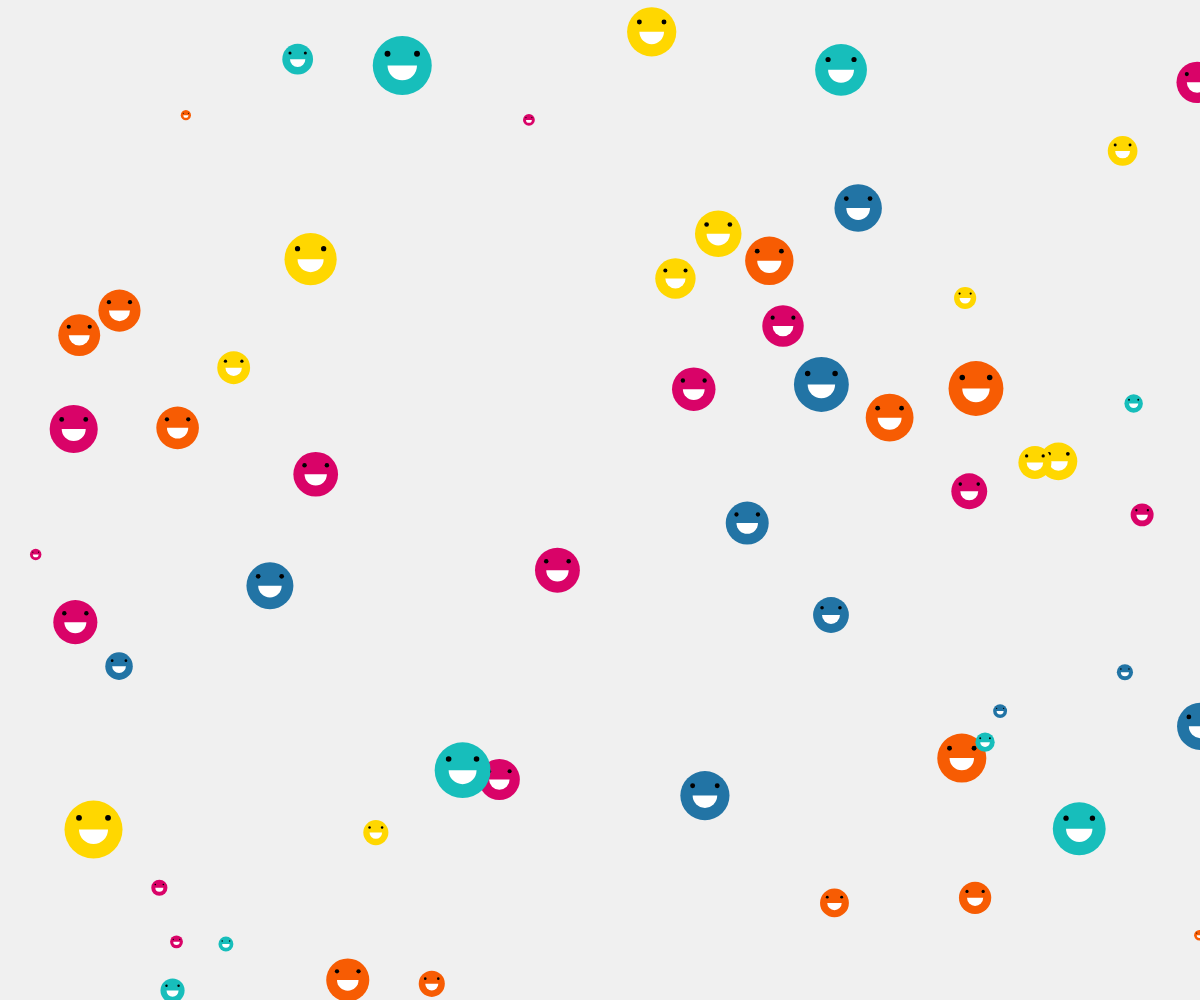
Frame 1 (no input)
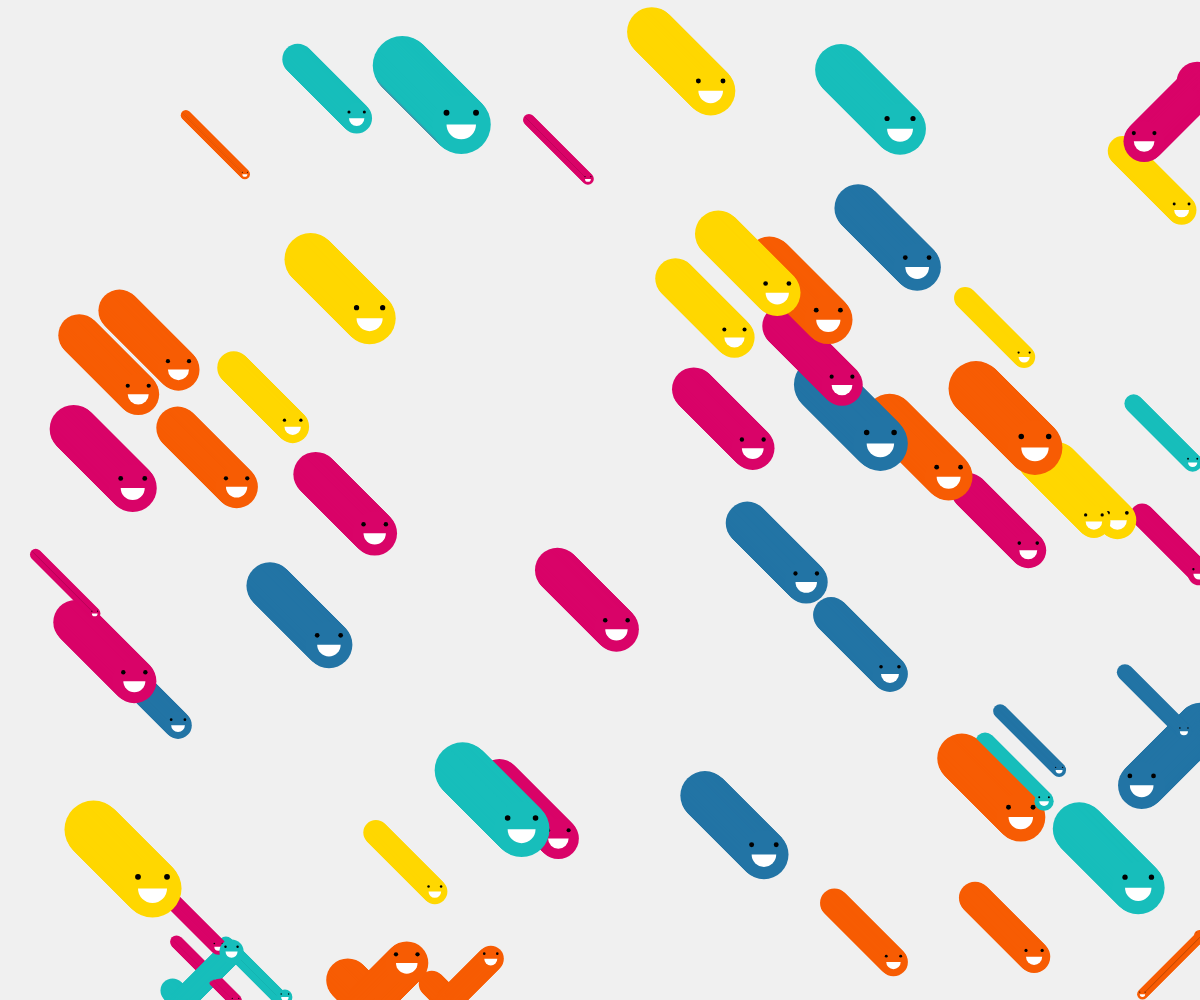
Frame 60 (no input)
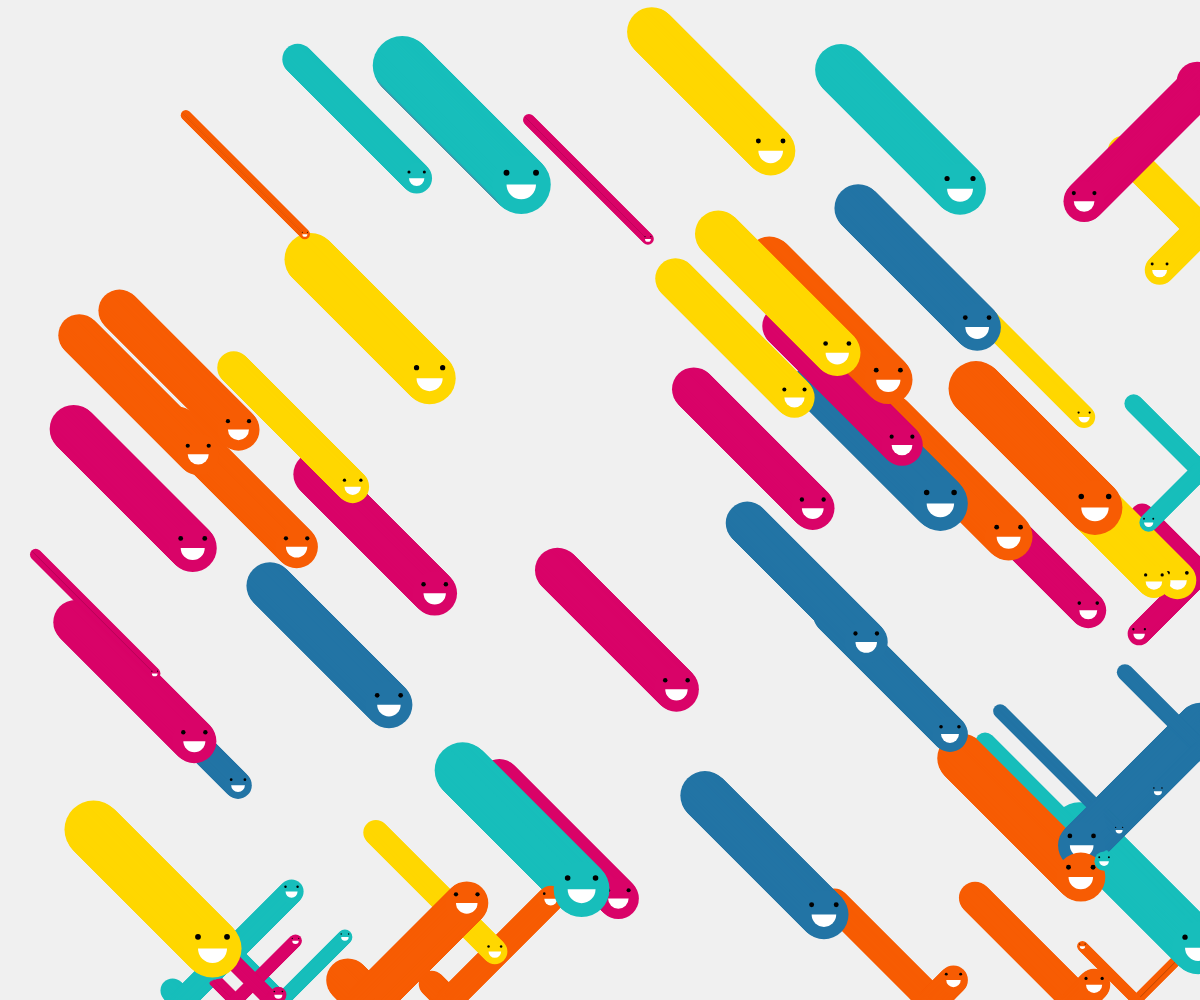
Frame 120 (the mouse pressed at the canvas centre since frame 60)

The p5.js sketch that drew these frames (run headless with seeded random() and noise() and a simulated clock; from frame 60 on, the mouse is pressed at the canvas centre):

// p5.js sketch
// ── sketch.js
var allMyBalls = [];
var amountOfBalls = 58;
var aBall = new Ball(300, 300, 50);
var ballColors = ['#ffd700', '#2274a5', '#f75c03' , '#d90368' , '#17bebb', 0];


function preload(){
  // put preload code here
}

function setup() {
  createCanvas(windowWidth,windowHeight);
  background(240);

  for(var i = 0 ; i < amountOfBalls ; i++){
    var tempX = random() * windowWidth;
    var tempY = random() * windowHeight;
    var tempRad = random() * 50 + 10;
    var tempColor = random() * 5;
    tempColor = Math.floor(tempColor);

    var tempBall = new Ball (tempX, tempY, tempRad, ballColors[tempColor]);

    allMyBalls.push(tempBall);
  }
  console.log(allMyBalls.length);
}

function draw() {

  //aBall.move();
  //aBall.display();
  noStroke();
  for(var i  = 0; i < allMyBalls.length; i++){
    var tempBall = allMyBalls[i];
    tempBall.move();
    tempBall.display();
  }
}

// function mouseReleased(){
//   console.log('released');
//   fill('deeppink');
//   ellipse(mouseX,mouseY,random( 20, 50))
//}

function Ball(_x, _y, _diameter, _color){
  this.size = _diameter;
  this.x    = _x;
  this.y    = _y;
  this.color = _color;
  this.speed = 1;

  var xIncrease = this.speed;
  var yIncrease = this.speed;

  this.move = function(){
    this.x += this.speed * xIncrease;
    this.y += this.speed * yIncrease;

    if(this.y > windowHeight  || this.y < 0 ){
      yIncrease = -yIncrease;
    }

    if(this.x > windowWidth  || this.x < 0 ){
      xIncrease = -xIncrease;
    }
   }

  this.display = function(){
    fill(this.color);
    ellipse(this.x , this.y , this.size);

  //smile attempt
    push();
    translate(this.x, this.y);
    //face
    //ellipse(0,0,this.size);

    //eyes
    noStroke();
    fill(0);
    ellipse(-this.size/4, -this.size/5, this.size/10);
    ellipse(this.size/4, -this.size/5, this.size/10 );



    //mouth
    fill(255);
    angleMode(DEGREES);
    //arc(0, this.size/4, this.size/4, 0, 180, PIE);
    arc(0,0,this.size/2,this.size/2,0, 180, PIE);

    pop();

  }
}
